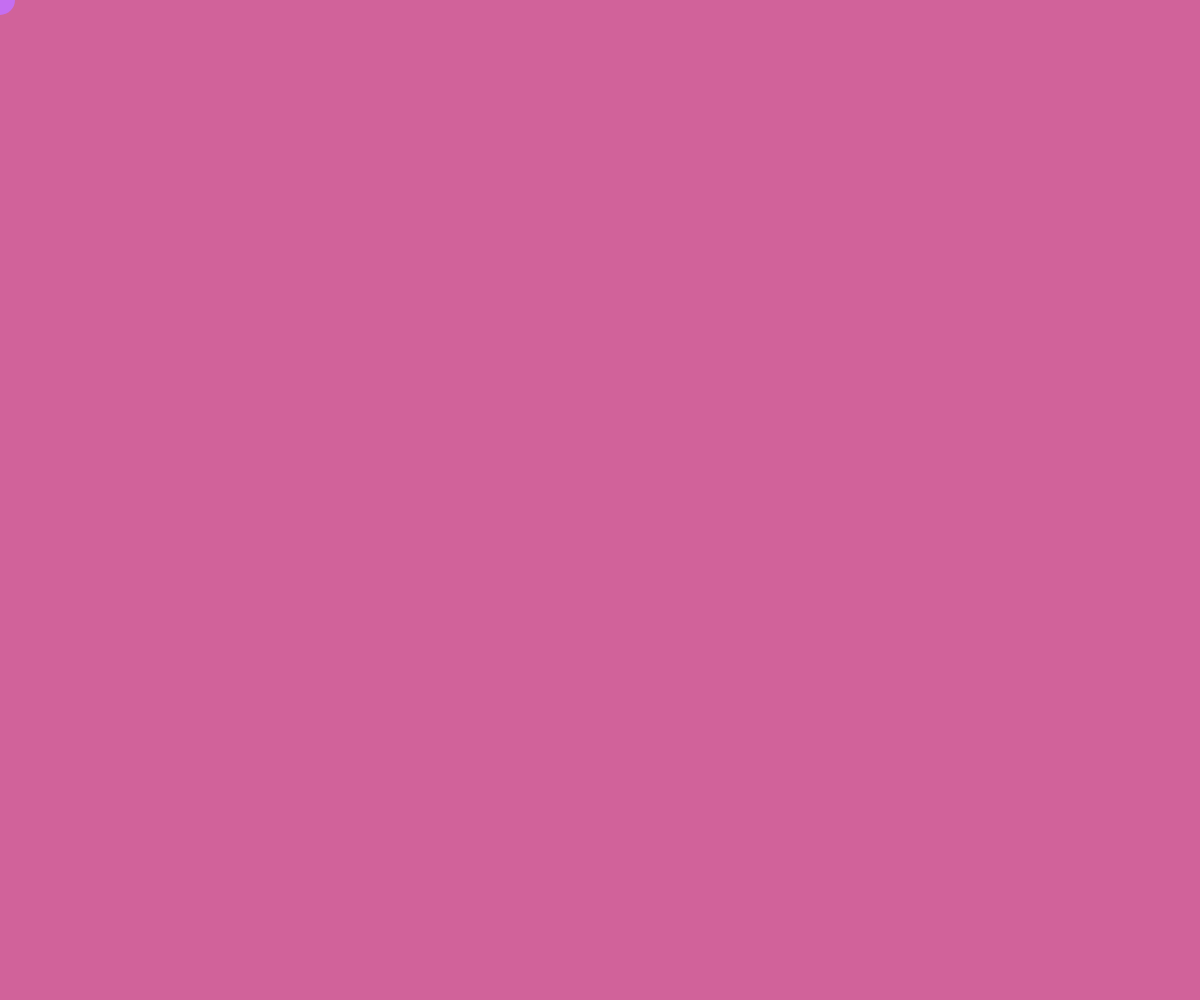
Frame 1 (no input)
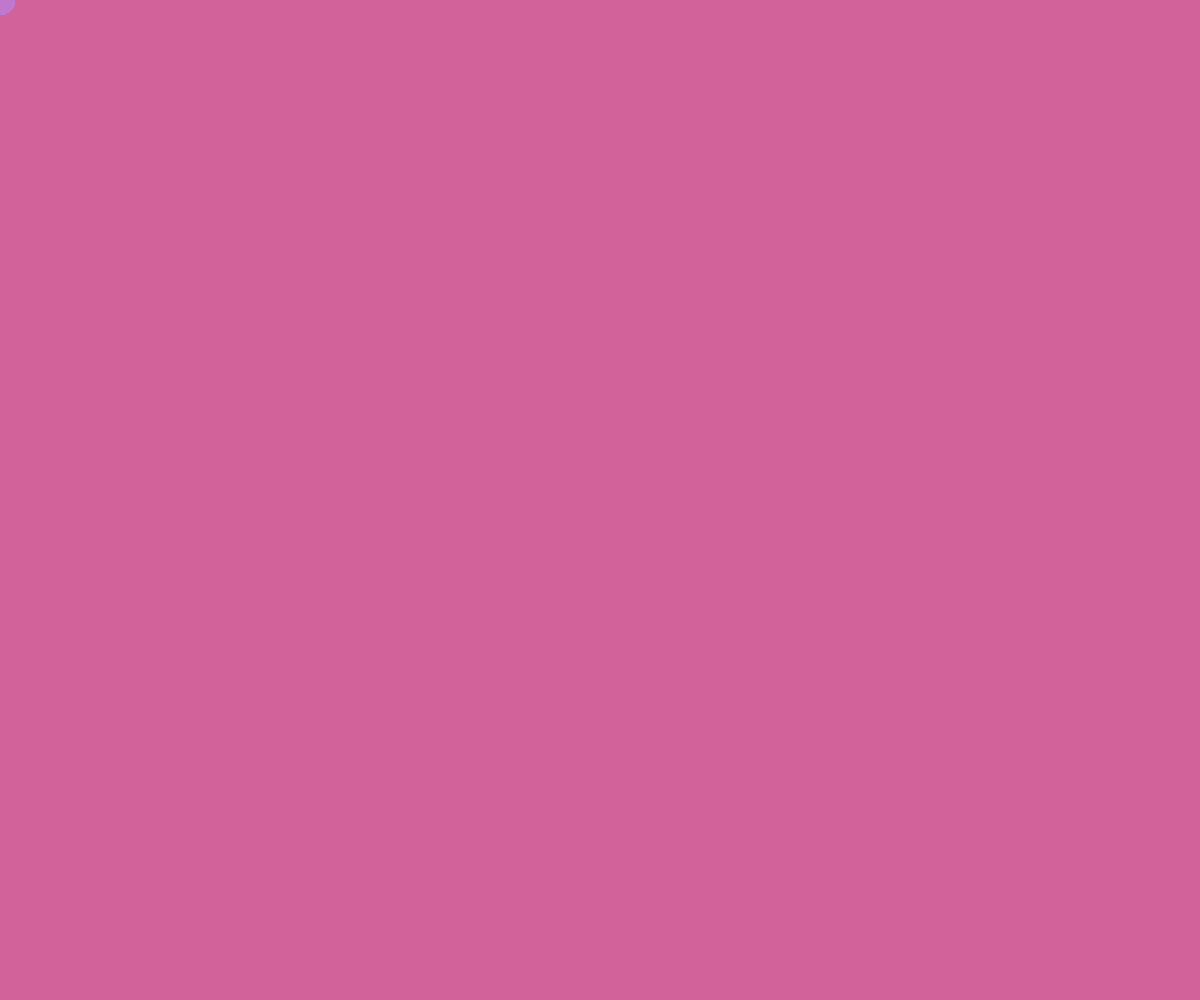
Frame 60 (no input)
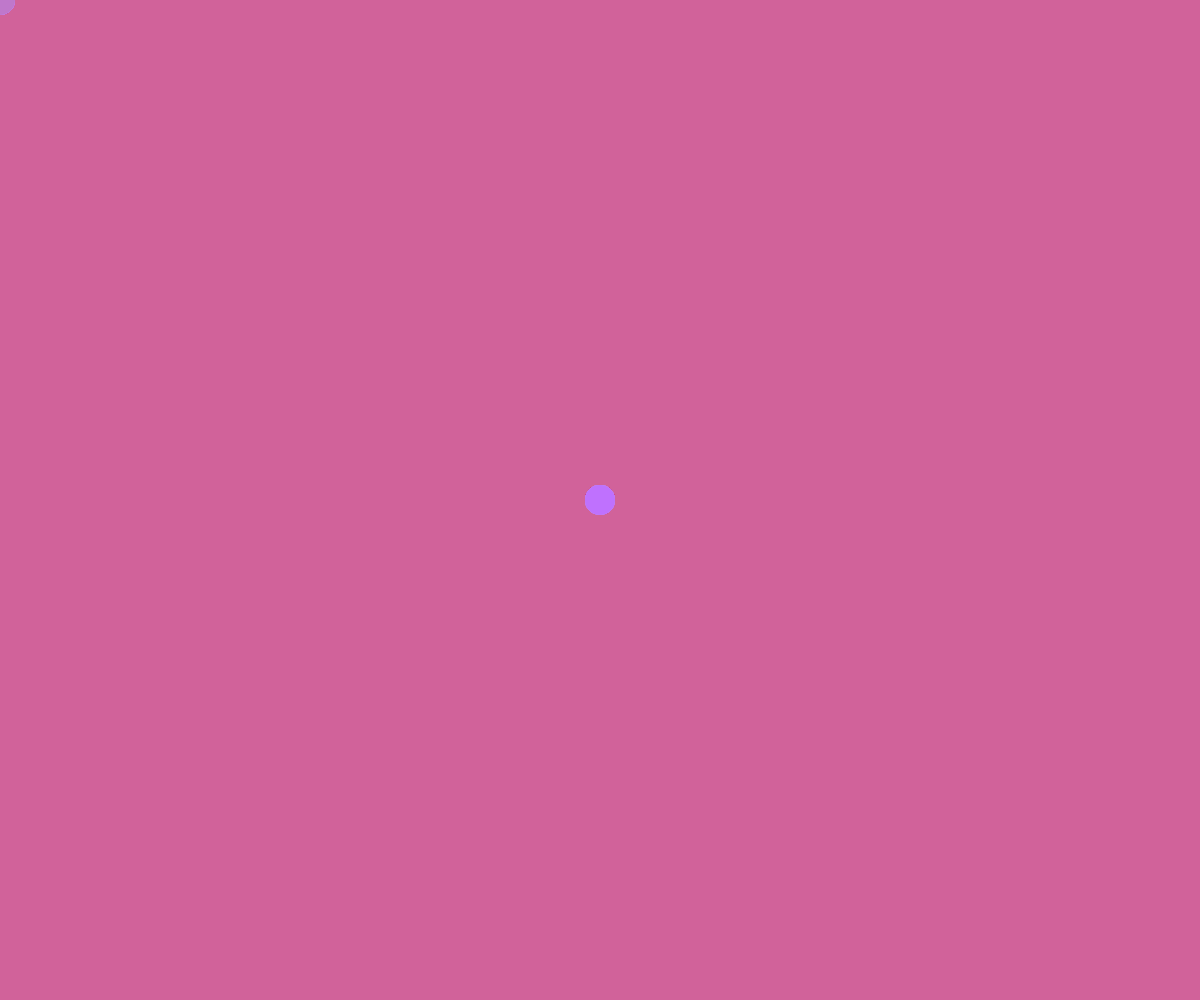
Frame 120 (the mouse pressed at the canvas centre since frame 60)

The p5.js sketch that drew these frames (run headless with seeded random() and noise() and a simulated clock; from frame 60 on, the mouse is pressed at the canvas centre):

// p5.js sketch
// ── sketch.js
let canvas;



function setup() {
    canvas = createCanvas(windowWidth,windowHeight);
    canvas.position(0, 0);
    canvas.style("z-index", -2);
    background(209, 98, 154);
}

function draw() {
    strokeWeight(0);
    fill(random(190, 200),random(100, 150),random(200, 255));
    ellipse(mouseX, mouseY, 30, 30);
}
